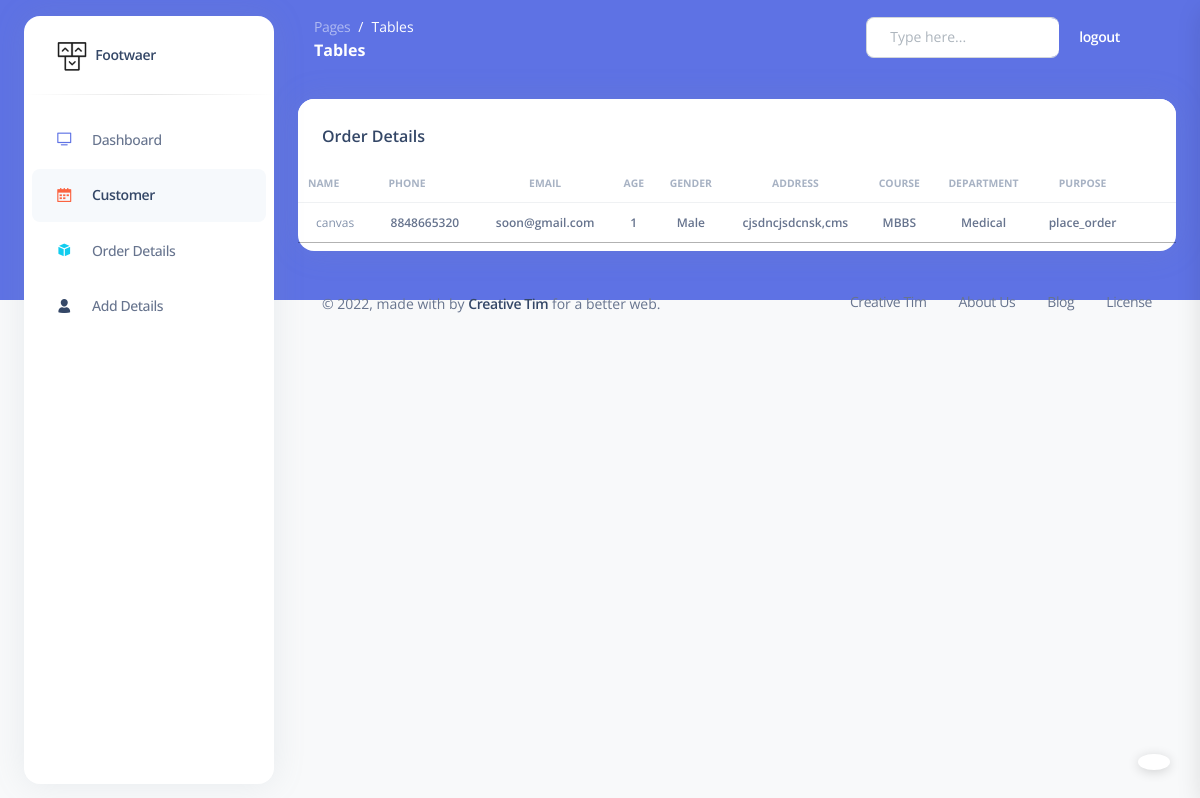
Before: /myadmin/order_details (signed in) with the older database file.
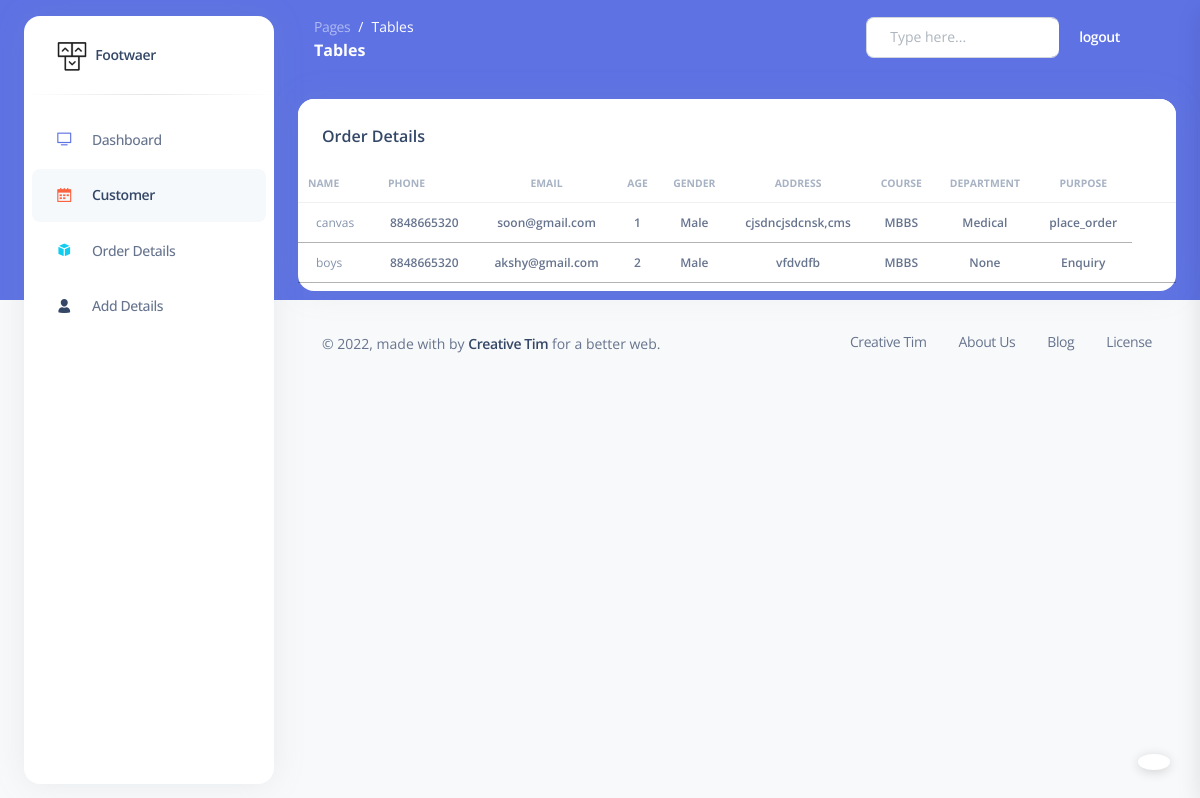
After: the same page with the newer database file.
### order/models.py (models this page shows, shortened)
class Order(models.Model):
    purpose_types = (
        ('Enquiry', 'Enquiry'),
        ('place_order', 'place_order')
    )
    TYPES = (
        ('Male' , 'Male'),
        ( 'Woman' , 'Woman'),
    )
    name = models.CharField(max_length=255)
    email = models.CharField(max_length=255, unique=True)
    mobile =  models.CharField(max_length=10,null=True,blank=True)
    user =models.ForeignKey(Account,on_delete=models.CASCADE,null=True)
    date_of_birth =  models.DateField(null=True,blank=True)
    age = models.IntegerField(null=True)
    gender = models.CharField(max_length=10, choices=TYPES)
    address=models.TextField()
    course        = models.ForeignKey(Course,on_delete=models.CASCADE,null=True)
    purpose       = models.TextField(max_length=255, choices=purpose_types)
    materials     = models.ForeignKey(Materials,on_delete=models.CASCADE,null=True)
    department    = models.ForeignKey(Department,on_delete=models.CASCADE,null=True)

### Department/models.py (models this page shows)
class Course(models.Model):
    department = models.ForeignKey(Department,on_delete=models.CASCADE)
    name = models.CharField(max_length=100)
    def __str__(self):
        return self.name

class Department(models.Model):
    name =models.CharField(max_length=100)
    def __str__(self):
        return self.name

### superadmin/views.py (the view)
# urls.py: path('order_details',views.order_details,name='order_details'),
@login_required(login_url='admin_signin')
def order_details(request):
    order= Order.objects.all()
    context = {'order':order}
    return render(request,'admin/billing.html',context)

### templates/admin/billing.html (shortened to what the changed rows need)
<!DOCTYPE html>
<html lang="en">
{% load static %}
<head>
  <link href="{% static 'assets/css/nucleo-icons.css'%}" rel="stylesheet" />
  <link href="{% static 'assets/css/nucleo-svg.css'%}" rel="stylesheet" />
  <link href="{% static 'assets/css/nucleo-svg.css'%}" rel="stylesheet" />
  <link id="pagestyle" href="{% static 'assets/css/argon-dashboard.css'%}" rel="stylesheet" />
  <link rel="stylesheet" type="text/css" href="https://cdn.datatables.net/1.12.0/css/jquery.dataTables.min.css">
</head>
<body class="g-sidenav-show   bg-gray-100">
  <main class="main-content position-relative border-radius-lg ">
    <div class="container-fluid py-4">
      <div class="row">
        <div class="col-12">
          <div class="card mb-4">
            <div class="card-body px-0 pt-0 pb-2">
              <div class="table-responsive p-0">
                <table id="text-id" class="table align-items-center mb-0">
                  <thead>
                    <tr>
                      <th class="text-uppercase text-secondary text-xxs font-weight-bolder opacity-7"> name</th>
                      <th class="text-uppercase text-secondary text-xxs font-weight-bolder opacity-7 ps-2">phone</th>
                      <th class="text-center text-uppercase text-secondary text-xxs font-weight-bolder opacity-7">email</th>
                      <th class="text-center text-uppercase text-secondary text-xxs font-weight-bolder opacity-7">age</th>
                      <th class="text-center text-uppercase text-secondary text-xxs font-weight-bolder opacity-7">gender</th>
                      <th class="text-center text-uppercase text-secondary text-xxs font-weight-bolder opacity-7">address</th>
                      <th class="text-center text-uppercase text-secondary text-xxs font-weight-bolder opacity-7">course</th>
                      <th class="text-center text-uppercase text-secondary text-xxs font-weight-bolder opacity-7">department</th>
                      <th class="text-center text-uppercase text-secondary text-xxs font-weight-bolder opacity-7">purpose</th>
                      <th class="text-center text-uppercase text-secondary text-xxs font-weight-bolder opacity-7"></th>
                      <th class="text-secondary opacity-7"></th>
                    </tr>
                  </thead>
                  <tbody>
                    {% for orders in order  %}
                    <tr>
                      <td>
                        <div class="d-flex px-2 py-1">
                          <div class="d-flex flex-column justify-content-center">
                            <p class="text-xs text-secondary mb-0">{{orders.name}}</p>
                          </div>
                        </div>
                      </td>
                      <td>
                        <p class="text-xs font-weight-bold mb-0">{{orders.mobile}}</p>
                      </td>
                      <td class="align-middle text-center text-sm">
                        <p class="text-xs font-weight-bold mb-0">{{orders.email}}</p>
                      </td>
                      <td class="align-middle text-center text-sm">
                        <p class="text-xs font-weight-bold mb-0">{{orders.age}}</p>
                      </td>
                      <td class="align-middle text-center text-sm">
                        <p class="text-xs font-weight-bold mb-0">{{orders.gender}}</p>
                      </td>
                      <td class="align-middle text-center text-sm">
                        <p class="text-xs font-weight-bold mb-0">{{orders.address}}</p>
                      </td>
                      <td class="align-middle text-center text-sm">
                        <p class="text-xs font-weight-bold mb-0">{{orders.course}}</p>
                      </td>
                       <td class="align-middle text-center text-sm">
                        <p class="text-xs font-weight-bold mb-0">{{orders.department}}</p>
                      </td>
                      <td class="align-middle text-center text-sm">
                        <p class="text-xs font-weight-bold mb-0">{{orders.purpose}}</p>
                      </td>
                    </tr>
                    {%endfor%}
          </div>
        </div>
      </div>
    </div>
  </main>
</body>
</html>

Changed rows visible on the page:
added Order: name "boys", mobile "8848665320", email "akshy@gmail.com", age "2", gender "Male", address "vfdvdfb", course "MBBS", department "None", purpose "Enquiry"
